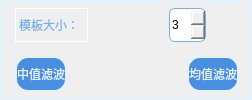
                 <widget class="QFrame" name="frame_13">
                  <property name="sizePolicy">
                   <sizepolicy hsizetype="Preferred" vsizetype="Preferred">
                    <horstretch>0</horstretch>
                    <verstretch>3</verstretch>
                   </sizepolicy>
                  </property>
                  <property name="styleSheet">
                   <string notr="true">border:2px solid #e3f2fc</string>
                  </property>
                  <property name="frameShape">
                   <enum>QFrame::NoFrame</enum>
                  </property>
                  <property name="frameShadow">
                   <enum>QFrame::Raised</enum>
                  </property>
                  <property name="lineWidth">
                   <number>1</number>
                  </property>
                  <layout class="QGridLayout" name="gridLayout_9">
                   <property name="leftMargin">
                    <number>0</number>
                   </property>
                   <property name="topMargin">
                    <number>0</number>
                   </property>
                   <property name="rightMargin">
                    <number>0</number>
                   </property>
                   <property name="bottomMargin">
                    <number>0</number>
                   </property>
                   <property name="spacing">
                    <number>0</number>
                   </property>
                   <item row="0" column="0">
                    <layout class="QHBoxLayout" name="horizontalLayout_27">
                     <property name="spacing">
                      <number>7</number>
                     </property>
                     <property name="leftMargin">
                      <number>13</number>
                     </property>
                     <property name="topMargin">
                      <number>6</number>
                     </property>
                     <property name="rightMargin">
                      <number>13</number>
                     </property>
                     <property name="bottomMargin">
                      <number>8</number>
                     </property>
                     <item>
                      <layout class="QHBoxLayout" name="horizontalLayout_29" stretch="2,1">
                       <property name="spacing">
                        <number>81</number>
                       </property>
                       <property name="rightMargin">
                        <number>31</number>
                       </property>
                       <item>
                        <widget class="QLabel" name="label_2">
                         <property name="sizePolicy">
                          <sizepolicy hsizetype="Expanding" vsizetype="Expanding">
                           <horstretch>0</horstretch>
                           <verstretch>0</verstretch>
                          </sizepolicy>
                         </property>
                         <property name="styleSheet">
                          <string notr="true">font: 11pt &quot;等线&quot;;
color: #75b1e9;
border:1px solid rgb(255,255,255);</string>
                         </property>
                         <property name="text">
                          <string>模板大小：</string>
                         </property>
                        </widget>
                       </item>
                       <item>
                        <widget class="QSpinBox" name="spinSize">
                         <property name="sizePolicy">
                          <sizepolicy hsizetype="Expanding" vsizetype="Expanding">
                           <horstretch>0</horstretch>
                           <verstretch>0</verstretch>
                          </sizepolicy>
                         </property>
                         <property name="styleSheet">
                          <string notr="true">border:1px solid #75b1e9;
border-radius:6px;</string>
                         </property>
                         <property name="minimum">
                          <number>1</number>
                         </property>
                         <property name="maximum">
                          <number>10</number>
                         </property>
                         <property name="value">
                          <number>3</number>
                         </property>
                        </widget>
                       </item>
                      </layout>
                     </item>
                    </layout>
                   </item>
                   <item row="1" column="0">
                    <layout class="QHBoxLayout" name="horizontalLayout_28">
                     <property name="leftMargin">
                      <number>13</number>
                     </property>
                     <property name="topMargin">
                      <number>6</number>
                     </property>
                     <property name="rightMargin">
                      <number>11</number>
                     </property>
                     <property name="bottomMargin">
                      <number>6</number>
                     </property>
                     <item>
                      <layout class="QHBoxLayout" name="horizontalLayout_30">
                       <property name="spacing">
                        <number>120</number>
                       </property>
                       <property name="leftMargin">
                        <number>0</number>
                       </property>
                       <property name="rightMargin">
                        <number>0</number>
                       </property>
                       <property name="bottomMargin">
                        <number>0</number>
                       </property>
                       <item>
                        <widget class="QPushButton" name="pbGrayTransformMiddleSmooth">
                         <property name="sizePolicy">
                          <sizepolicy hsizetype="Expanding" vsizetype="Expanding">
                           <horstretch>0</horstretch>
                           <verstretch>0</verstretch>
                          </sizepolicy>
                         </property>
                         <property name="styleSheet">
                          <string notr="true">QPushButton{
    color:#e5f1fd;
	font: 75 12pt &quot;等线&quot;;
    border-radius: 13px;
    background:#488fe1;
}
QPushButton:hover{
    background:#1461bb;
}
QPushButton:pressed{
    background:#0a4a94;
}</string>
                         </property>
                         <property name="text">
                          <string>中值滤波</string>
                         </property>
                        </widget>
                       </item>
                       <item>
                        <widget class="QPushButton" name="pbGrayTransformAverageSmooth">
                         <property name="sizePolicy">
                          <sizepolicy hsizetype="Expanding" vsizetype="Expanding">
                           <horstretch>0</horstretch>
                           <verstretch>0</verstretch>
                          </sizepolicy>
                         </property>
                         <property name="styleSheet">
                          <string notr="true">QPushButton{
    color:#e5f1fd;
	font: 75 12pt &quot;等线&quot;;
    border-radius: 13px;
    background:#488fe1;
}
QPushButton:hover{
    background:#1461bb;
}
QPushButton:pressed{
    background:#0a4a94;
}</string>
                         </property>
                         <property name="text">
                          <string>均值滤波</string>
                         </property>
                        </widget>
                       </item>
                      </layout>
                     </item>
                    </layout>
                   </item>
                  </layout>
                 </widget>
